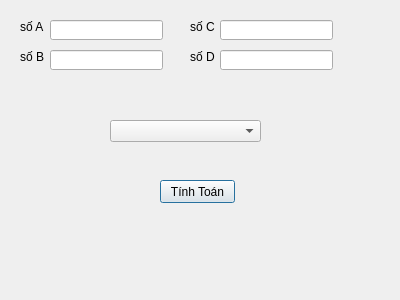
<?xml version="1.0" encoding="UTF-8"?>
<ui version="4.0">
 <class>Dialog</class>
 <widget class="QDialog" name="Dialog">
  <property name="geometry">
   <rect>
    <x>0</x>
    <y>0</y>
    <width>400</width>
    <height>300</height>
   </rect>
  </property>
  <property name="windowTitle">
   <string>Dialog</string>
  </property>
  <widget class="QPushButton" name="btnKetQua">
   <property name="geometry">
    <rect>
     <x>160</x>
     <y>180</y>
     <width>75</width>
     <height>23</height>
    </rect>
   </property>
   <property name="text">
    <string>Tính Toán</string>
   </property>
  </widget>
  <widget class="QLabel" name="label">
   <property name="geometry">
    <rect>
     <x>20</x>
     <y>20</y>
     <width>47</width>
     <height>13</height>
    </rect>
   </property>
   <property name="text">
    <string>số A</string>
   </property>
  </widget>
  <widget class="QLabel" name="label_2">
   <property name="geometry">
    <rect>
     <x>20</x>
     <y>50</y>
     <width>47</width>
     <height>13</height>
    </rect>
   </property>
   <property name="text">
    <string>số B</string>
   </property>
  </widget>
  <widget class="QLineEdit" name="edtA">
   <property name="geometry">
    <rect>
     <x>50</x>
     <y>20</y>
     <width>113</width>
     <height>20</height>
    </rect>
   </property>
  </widget>
  <widget class="QLineEdit" name="edtB">
   <property name="geometry">
    <rect>
     <x>50</x>
     <y>50</y>
     <width>113</width>
     <height>20</height>
    </rect>
   </property>
  </widget>
  <widget class="QLabel" name="tvKetQua">
   <property name="geometry">
    <rect>
     <x>50</x>
     <y>230</y>
     <width>301</width>
     <height>41</height>
    </rect>
   </property>
   <property name="font">
    <font>
     <family>MV Boli</family>
     <pointsize>18</pointsize>
    </font>
   </property>
   <property name="text">
    <string/>
   </property>
  </widget>
  <widget class="QLineEdit" name="edtD">
   <property name="geometry">
    <rect>
     <x>220</x>
     <y>50</y>
     <width>113</width>
     <height>20</height>
    </rect>
   </property>
  </widget>
  <widget class="QLabel" name="label_3">
   <property name="geometry">
    <rect>
     <x>190</x>
     <y>50</y>
     <width>47</width>
     <height>13</height>
    </rect>
   </property>
   <property name="text">
    <string>số D</string>
   </property>
  </widget>
  <widget class="QLabel" name="label_4">
   <property name="geometry">
    <rect>
     <x>190</x>
     <y>20</y>
     <width>47</width>
     <height>13</height>
    </rect>
   </property>
   <property name="text">
    <string>số C</string>
   </property>
  </widget>
  <widget class="QLineEdit" name="edtC">
   <property name="geometry">
    <rect>
     <x>220</x>
     <y>20</y>
     <width>113</width>
     <height>20</height>
    </rect>
   </property>
  </widget>
  <widget class="QComboBox" name="cbBox">
   <property name="geometry">
    <rect>
     <x>110</x>
     <y>120</y>
     <width>151</width>
     <height>22</height>
    </rect>
   </property>
   <property name="currentText">
    <string/>
   </property>
  </widget>
 </widget>
 <resources/>
 <connections/>
</ui>
